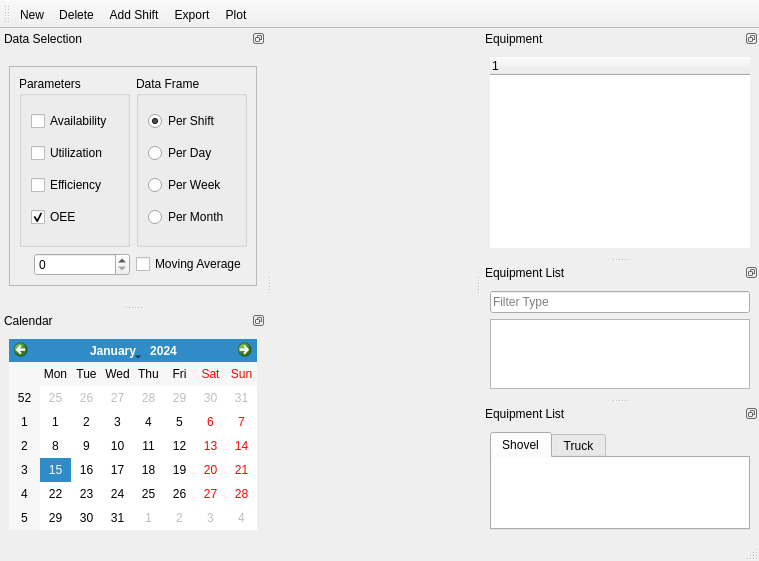
<?xml version="1.0" encoding="UTF-8"?>
<ui version="4.0">
 <class>MainWindow</class>
 <widget class="QMainWindow" name="MainWindow">
  <property name="windowModality">
   <enum>Qt::NonModal</enum>
  </property>
  <property name="geometry">
   <rect>
    <x>0</x>
    <y>0</y>
    <width>759</width>
    <height>554</height>
   </rect>
  </property>
  <property name="windowTitle">
   <string>MineLog</string>
  </property>
  <property name="documentMode">
   <bool>false</bool>
  </property>
  <property name="unifiedTitleAndToolBarOnMac">
   <bool>false</bool>
  </property>
  <widget class="QWidget" name="centralwidget"/>
  <widget class="QDockWidget" name="dockWidget_3">
   <property name="minimumSize">
    <size>
     <width>145</width>
     <height>228</height>
    </size>
   </property>
   <property name="features">
    <set>QDockWidget::DockWidgetFloatable|QDockWidget::DockWidgetMovable</set>
   </property>
   <property name="allowedAreas">
    <set>Qt::LeftDockWidgetArea|Qt::RightDockWidgetArea</set>
   </property>
   <property name="windowTitle">
    <string>Equipment </string>
   </property>
   <attribute name="dockWidgetArea">
    <number>2</number>
   </attribute>
   <widget class="QWidget" name="dockWidgetContents">
    <layout class="QHBoxLayout" name="horizontalLayout_8">
     <item>
      <widget class="QTreeWidget" name="data_listwidget">
       <property name="frameShape">
        <enum>QFrame::NoFrame</enum>
       </property>
      </widget>
     </item>
    </layout>
   </widget>
  </widget>
  <widget class="QDockWidget" name="dockWidget">
   <property name="features">
    <set>QDockWidget::DockWidgetFloatable|QDockWidget::DockWidgetMovable</set>
   </property>
   <property name="allowedAreas">
    <set>Qt::LeftDockWidgetArea|Qt::RightDockWidgetArea</set>
   </property>
   <property name="windowTitle">
    <string>Data Selection</string>
   </property>
   <attribute name="dockWidgetArea">
    <number>1</number>
   </attribute>
   <widget class="QWidget" name="dockWidgetContents_2">
    <layout class="QHBoxLayout" name="horizontalLayout_11">
     <item>
      <widget class="QFrame" name="frame_2">
       <property name="maximumSize">
        <size>
         <width>266</width>
         <height>220</height>
        </size>
       </property>
       <property name="frameShape">
        <enum>QFrame::StyledPanel</enum>
       </property>
       <property name="frameShadow">
        <enum>QFrame::Raised</enum>
       </property>
       <layout class="QVBoxLayout" name="verticalLayout">
        <item>
         <layout class="QHBoxLayout" name="horizontalLayout_5">
          <item>
           <widget class="QGroupBox" name="groupBox">
            <property name="title">
             <string>Parameters</string>
            </property>
            <property name="flat">
             <bool>false</bool>
            </property>
            <layout class="QHBoxLayout" name="horizontalLayout_10">
             <item>
              <layout class="QVBoxLayout" name="verticalLayout_5">
               <item>
                <widget class="QCheckBox" name="availability_checkbox">
                 <property name="text">
                  <string>Availability</string>
                 </property>
                </widget>
               </item>
               <item>
                <widget class="QCheckBox" name="utilization_checkbox">
                 <property name="text">
                  <string>Utilization</string>
                 </property>
                </widget>
               </item>
               <item>
                <widget class="QCheckBox" name="eff_checkbox">
                 <property name="text">
                  <string>Efficiency</string>
                 </property>
                </widget>
               </item>
               <item>
                <widget class="QCheckBox" name="oee_checkbox">
                 <property name="text">
                  <string>OEE</string>
                 </property>
                 <property name="checked">
                  <bool>true</bool>
                 </property>
                </widget>
               </item>
              </layout>
             </item>
            </layout>
           </widget>
          </item>
          <item>
           <widget class="QGroupBox" name="dataframe_groupbox">
            <property name="title">
             <string>Data Frame</string>
            </property>
            <property name="flat">
             <bool>false</bool>
            </property>
            <layout class="QHBoxLayout" name="horizontalLayout_9">
             <item>
              <layout class="QVBoxLayout" name="verticalLayout_8">
               <item>
                <widget class="QRadioButton" name="shift_rb">
                 <property name="text">
                  <string>Per Shift</string>
                 </property>
                 <property name="checked">
                  <bool>true</bool>
                 </property>
                </widget>
               </item>
               <item>
                <widget class="QRadioButton" name="day_rb">
                 <property name="text">
                  <string>Per Day</string>
                 </property>
                </widget>
               </item>
               <item>
                <widget class="QRadioButton" name="week_rb">
                 <property name="text">
                  <string>Per Week</string>
                 </property>
                </widget>
               </item>
               <item>
                <widget class="QRadioButton" name="month_rb">
                 <property name="text">
                  <string>Per Month</string>
                 </property>
                </widget>
               </item>
              </layout>
             </item>
            </layout>
           </widget>
          </item>
         </layout>
        </item>
        <item>
         <layout class="QHBoxLayout" name="horizontalLayout_7">
          <property name="leftMargin">
           <number>15</number>
          </property>
          <item>
           <widget class="QSpinBox" name="ma_spinBox"/>
          </item>
          <item>
           <widget class="QCheckBox" name="ma_checkbox">
            <property name="text">
             <string>Moving Average</string>
            </property>
           </widget>
          </item>
         </layout>
        </item>
       </layout>
       <zorder></zorder>
       <zorder></zorder>
      </widget>
     </item>
    </layout>
   </widget>
  </widget>
  <widget class="QDockWidget" name="dockWidget_2">
   <property name="features">
    <set>QDockWidget::DockWidgetFloatable|QDockWidget::DockWidgetMovable</set>
   </property>
   <property name="allowedAreas">
    <set>Qt::LeftDockWidgetArea|Qt::RightDockWidgetArea</set>
   </property>
   <property name="windowTitle">
    <string>Calendar</string>
   </property>
   <attribute name="dockWidgetArea">
    <number>1</number>
   </attribute>
   <widget class="QWidget" name="dockWidgetContents_3">
    <layout class="QHBoxLayout" name="horizontalLayout_12">
     <item>
      <widget class="QCalendarWidget" name="calendarWidget">
       <property name="maximumSize">
        <size>
         <width>266</width>
         <height>220</height>
        </size>
       </property>
       <property name="styleSheet">
        <string notr="true"/>
       </property>
      </widget>
     </item>
    </layout>
   </widget>
  </widget>
  <widget class="QStatusBar" name="statusBar"/>
  <widget class="QToolBar" name="toolBar">
   <property name="windowTitle">
    <string>toolBar</string>
   </property>
   <property name="toolButtonStyle">
    <enum>Qt::ToolButtonTextBesideIcon</enum>
   </property>
   <attribute name="toolBarArea">
    <enum>TopToolBarArea</enum>
   </attribute>
   <attribute name="toolBarBreak">
    <bool>false</bool>
   </attribute>
   <addaction name="actionNewEquipment"/>
   <addaction name="actionDelete"/>
   <addaction name="actionAdd_Shift"/>
   <addaction name="actionExport"/>
   <addaction name="actionPlot"/>
  </widget>
  <widget class="QMenuBar" name="menubar">
   <property name="geometry">
    <rect>
     <x>0</x>
     <y>0</y>
     <width>759</width>
     <height>23</height>
    </rect>
   </property>
  </widget>
  <widget class="QDockWidget" name="dockWidget_7">
   <property name="features">
    <set>QDockWidget::DockWidgetFloatable|QDockWidget::DockWidgetMovable</set>
   </property>
   <property name="windowTitle">
    <string>Equipment List</string>
   </property>
   <attribute name="dockWidgetArea">
    <number>2</number>
   </attribute>
   <widget class="QWidget" name="dockWidgetContents_6">
    <layout class="QVBoxLayout" name="verticalLayout_6">
     <item>
      <layout class="QVBoxLayout" name="verticalLayout_2">
       <item>
        <widget class="QLineEdit" name="eqfilter_lineEdit">
         <property name="placeholderText">
          <string>Filter Type</string>
         </property>
        </widget>
       </item>
      </layout>
     </item>
     <item>
      <widget class="QTreeView" name="eq_treeView">
       <property name="editTriggers">
        <set>QAbstractItemView::NoEditTriggers</set>
       </property>
       <property name="tabKeyNavigation">
        <bool>true</bool>
       </property>
       <property name="sortingEnabled">
        <bool>true</bool>
       </property>
      </widget>
     </item>
    </layout>
   </widget>
  </widget>
  <widget class="QDockWidget" name="dockWidget_8">
   <property name="features">
    <set>QDockWidget::DockWidgetFloatable|QDockWidget::DockWidgetMovable</set>
   </property>
   <property name="windowTitle">
    <string>Equipment List</string>
   </property>
   <attribute name="dockWidgetArea">
    <number>2</number>
   </attribute>
   <widget class="QWidget" name="dockWidgetContents_7">
    <layout class="QVBoxLayout" name="verticalLayout_9">
     <item>
      <layout class="QVBoxLayout" name="verticalLayout_7">
       <item>
        <widget class="QTabWidget" name="eq_tab">
         <property name="layoutDirection">
          <enum>Qt::LeftToRight</enum>
         </property>
         <property name="currentIndex">
          <number>0</number>
         </property>
         <widget class="QWidget" name="shovel_tab">
          <attribute name="title">
           <string>Shovel</string>
          </attribute>
          <layout class="QHBoxLayout" name="horizontalLayout_2">
           <property name="spacing">
            <number>0</number>
           </property>
           <property name="margin">
            <number>0</number>
           </property>
           <item>
            <widget class="QListWidget" name="shovel_listwidget">
             <property name="frameShape">
              <enum>QFrame::NoFrame</enum>
             </property>
             <property name="frameShadow">
              <enum>QFrame::Plain</enum>
             </property>
            </widget>
           </item>
          </layout>
         </widget>
         <widget class="QWidget" name="truck_tab">
          <attribute name="title">
           <string>Truck</string>
          </attribute>
          <layout class="QHBoxLayout" name="horizontalLayout">
           <property name="spacing">
            <number>0</number>
           </property>
           <property name="margin">
            <number>0</number>
           </property>
           <item>
            <widget class="QListWidget" name="truck_listwidget">
             <property name="frameShape">
              <enum>QFrame::NoFrame</enum>
             </property>
            </widget>
           </item>
          </layout>
         </widget>
        </widget>
       </item>
      </layout>
     </item>
    </layout>
   </widget>
  </widget>
  <action name="actionNewEquipment">
   <property name="icon">
    <iconset>
     <normaloff>../../../.designer/backup/flaticons/icons/png/plus.png</normaloff>../../../.designer/backup/flaticons/icons/png/plus.png</iconset>
   </property>
   <property name="text">
    <string>New</string>
   </property>
  </action>
  <action name="actionDelete">
   <property name="icon">
    <iconset>
     <normaloff>../../../.designer/backup/flaticons/icons/png/cancel-2.png</normaloff>../../../.designer/backup/flaticons/icons/png/cancel-2.png</iconset>
   </property>
   <property name="text">
    <string>Delete</string>
   </property>
  </action>
  <action name="actionAdd_Shift">
   <property name="icon">
    <iconset>
     <normaloff>../../../.designer/backup/flaticons/icons/png/copy.png</normaloff>../../../.designer/backup/flaticons/icons/png/copy.png</iconset>
   </property>
   <property name="text">
    <string>Add Shift</string>
   </property>
   <property name="toolTip">
    <string>AddShift</string>
   </property>
  </action>
  <action name="actionPlot">
   <property name="icon">
    <iconset>
     <normaloff>../../../.designer/backup/flaticons/icons/png/next-1.png</normaloff>../../../.designer/backup/flaticons/icons/png/next-1.png</iconset>
   </property>
   <property name="text">
    <string>Plot</string>
   </property>
  </action>
  <action name="actionExport">
   <property name="icon">
    <iconset>
     <normaloff>../../../.designer/backup/flaticons/icons/png/download.png</normaloff>../../../.designer/backup/flaticons/icons/png/download.png</iconset>
   </property>
   <property name="text">
    <string>Export</string>
   </property>
  </action>
 </widget>
 <resources/>
 <connections/>
</ui>
